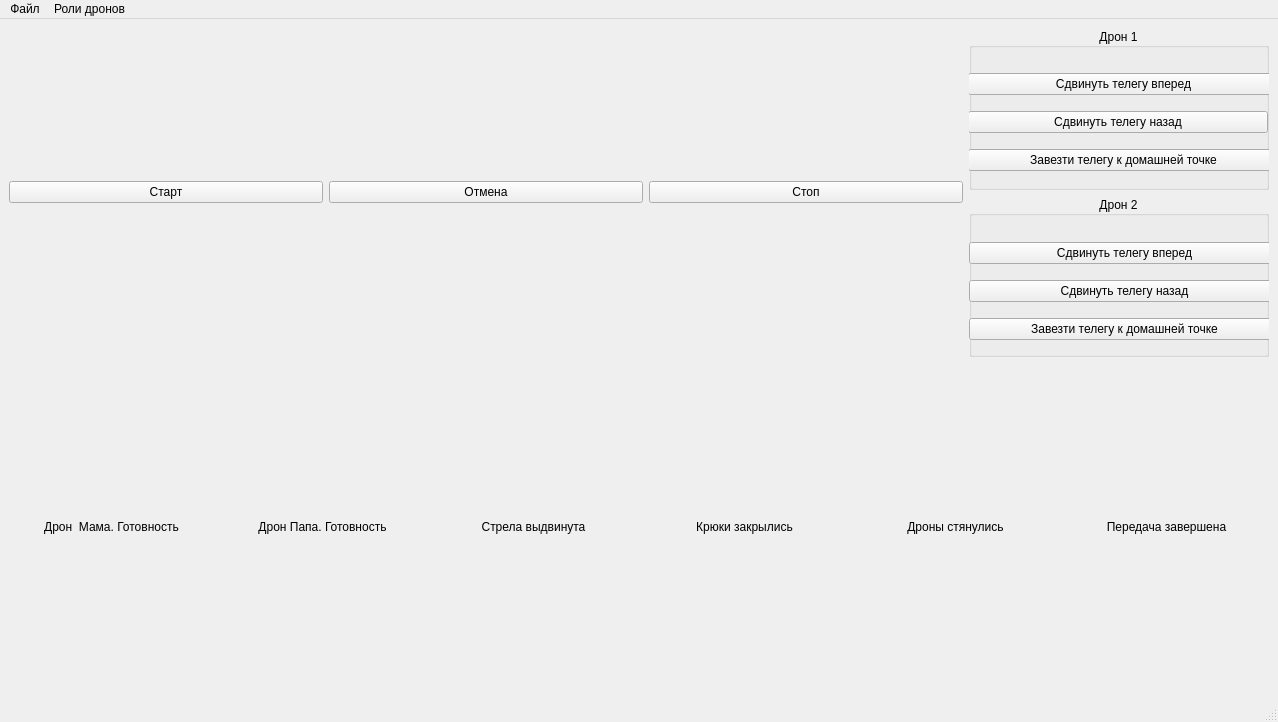
<?xml version="1.0" encoding="UTF-8"?>
<ui version="4.0">
 <class>MainWindow</class>
 <widget class="QMainWindow" name="MainWindow">
  <property name="geometry">
   <rect>
    <x>0</x>
    <y>0</y>
    <width>1278</width>
    <height>722</height>
   </rect>
  </property>
  <property name="sizePolicy">
   <sizepolicy hsizetype="Expanding" vsizetype="Expanding">
    <horstretch>0</horstretch>
    <verstretch>0</verstretch>
   </sizepolicy>
  </property>
  <property name="windowTitle">
   <string>Интерфейс управления стыковкой</string>
  </property>
  <widget class="QWidget" name="centralwidget">
   <property name="sizePolicy">
    <sizepolicy hsizetype="Expanding" vsizetype="Expanding">
     <horstretch>0</horstretch>
     <verstretch>0</verstretch>
    </sizepolicy>
   </property>
   <property name="autoFillBackground">
    <bool>true</bool>
   </property>
   <layout class="QVBoxLayout" name="verticalLayout_5">
    <item>
     <layout class="QVBoxLayout" name="verticalLayout">
      <property name="sizeConstraint">
       <enum>QLayout::SetDefaultConstraint</enum>
      </property>
      <item>
       <layout class="QHBoxLayout" name="horizontalLayout">
        <item>
         <widget class="QPushButton" name="startDockingBtn">
          <property name="sizePolicy">
           <sizepolicy hsizetype="Expanding" vsizetype="Fixed">
            <horstretch>0</horstretch>
            <verstretch>0</verstretch>
           </sizepolicy>
          </property>
          <property name="text">
           <string>Старт</string>
          </property>
         </widget>
        </item>
        <item>
         <widget class="QPushButton" name="undockingBtn">
          <property name="sizePolicy">
           <sizepolicy hsizetype="Expanding" vsizetype="Fixed">
            <horstretch>0</horstretch>
            <verstretch>0</verstretch>
           </sizepolicy>
          </property>
          <property name="text">
           <string>Отмена</string>
          </property>
         </widget>
        </item>
        <item>
         <widget class="QPushButton" name="stopBtn">
          <property name="sizePolicy">
           <sizepolicy hsizetype="Expanding" vsizetype="Fixed">
            <horstretch>0</horstretch>
            <verstretch>0</verstretch>
           </sizepolicy>
          </property>
          <property name="text">
           <string>Стоп</string>
          </property>
         </widget>
        </item>
        <item>
         <layout class="QVBoxLayout" name="verticalLayout_2">
          <item>
           <widget class="QGroupBox" name="groupBox">
            <property name="sizePolicy">
             <sizepolicy hsizetype="Minimum" vsizetype="Preferred">
              <horstretch>0</horstretch>
              <verstretch>0</verstretch>
             </sizepolicy>
            </property>
            <property name="minimumSize">
             <size>
              <width>300</width>
              <height>0</height>
             </size>
            </property>
            <property name="title">
             <string>Дрон 1</string>
            </property>
            <property name="alignment">
             <set>Qt::AlignCenter</set>
            </property>
            <property name="checkable">
             <bool>false</bool>
            </property>
            <widget class="QWidget" name="verticalLayoutWidget_3">
             <property name="geometry">
              <rect>
               <x>-1</x>
               <y>29</y>
               <width>311</width>
               <height>131</height>
              </rect>
             </property>
             <layout class="QVBoxLayout" name="verticalLayout_3">
              <property name="spacing">
               <number>0</number>
              </property>
              <item>
               <widget class="QPushButton" name="drone1MoveCargoCV">
                <property name="sizePolicy">
                 <sizepolicy hsizetype="Expanding" vsizetype="Fixed">
                  <horstretch>0</horstretch>
                  <verstretch>0</verstretch>
                 </sizepolicy>
                </property>
                <property name="text">
                 <string>Сдвинуть телегу вперед</string>
                </property>
               </widget>
              </item>
              <item>
               <widget class="QPushButton" name="drone1MoveCargoCCV">
                <property name="sizePolicy">
                 <sizepolicy hsizetype="Fixed" vsizetype="Fixed">
                  <horstretch>0</horstretch>
                  <verstretch>0</verstretch>
                 </sizepolicy>
                </property>
                <property name="minimumSize">
                 <size>
                  <width>300</width>
                  <height>0</height>
                 </size>
                </property>
                <property name="text">
                 <string>Сдвинуть телегу назад</string>
                </property>
               </widget>
              </item>
              <item>
               <widget class="QPushButton" name="drone1MoveCargoHome">
                <property name="sizePolicy">
                 <sizepolicy hsizetype="Expanding" vsizetype="Fixed">
                  <horstretch>0</horstretch>
                  <verstretch>0</verstretch>
                 </sizepolicy>
                </property>
                <property name="text">
                 <string>Завезти телегу к домашней точке</string>
                </property>
               </widget>
              </item>
             </layout>
            </widget>
           </widget>
          </item>
          <item>
           <widget class="QGroupBox" name="groupBox_2">
            <property name="sizePolicy">
             <sizepolicy hsizetype="Preferred" vsizetype="Preferred">
              <horstretch>0</horstretch>
              <verstretch>0</verstretch>
             </sizepolicy>
            </property>
            <property name="title">
             <string>Дрон 2</string>
            </property>
            <property name="alignment">
             <set>Qt::AlignCenter</set>
            </property>
            <widget class="QWidget" name="verticalLayoutWidget_4">
             <property name="geometry">
              <rect>
               <x>0</x>
               <y>30</y>
               <width>311</width>
               <height>131</height>
              </rect>
             </property>
             <layout class="QVBoxLayout" name="verticalLayout_4">
              <property name="spacing">
               <number>0</number>
              </property>
              <item>
               <widget class="QPushButton" name="drone2MoveCargoCV">
                <property name="sizePolicy">
                 <sizepolicy hsizetype="Expanding" vsizetype="Fixed">
                  <horstretch>0</horstretch>
                  <verstretch>0</verstretch>
                 </sizepolicy>
                </property>
                <property name="text">
                 <string>Сдвинуть телегу вперед</string>
                </property>
               </widget>
              </item>
              <item>
               <widget class="QPushButton" name="drone2MoveCargoCCV">
                <property name="sizePolicy">
                 <sizepolicy hsizetype="Expanding" vsizetype="Fixed">
                  <horstretch>0</horstretch>
                  <verstretch>0</verstretch>
                 </sizepolicy>
                </property>
                <property name="text">
                 <string>Сдвинуть телегу назад</string>
                </property>
               </widget>
              </item>
              <item>
               <widget class="QPushButton" name="drone2MoveCargoHome">
                <property name="sizePolicy">
                 <sizepolicy hsizetype="Expanding" vsizetype="Fixed">
                  <horstretch>0</horstretch>
                  <verstretch>0</verstretch>
                 </sizepolicy>
                </property>
                <property name="text">
                 <string>Завезти телегу к домашней точке</string>
                </property>
               </widget>
              </item>
             </layout>
            </widget>
           </widget>
          </item>
         </layout>
        </item>
       </layout>
      </item>
      <item>
       <layout class="QHBoxLayout" name="horizontalLayout_2">
        <property name="sizeConstraint">
         <enum>QLayout::SetDefaultConstraint</enum>
        </property>
        <item>
         <widget class="QLabel" name="dronMamaReadinessStatus">
          <property name="sizePolicy">
           <sizepolicy hsizetype="Expanding" vsizetype="Preferred">
            <horstretch>0</horstretch>
            <verstretch>0</verstretch>
           </sizepolicy>
          </property>
          <property name="layoutDirection">
           <enum>Qt::LeftToRight</enum>
          </property>
          <property name="text">
           <string>Дрон  Мама. Готовность</string>
          </property>
          <property name="alignment">
           <set>Qt::AlignCenter</set>
          </property>
         </widget>
        </item>
        <item>
         <widget class="QLabel" name="dronPapaReadinessStatus">
          <property name="sizePolicy">
           <sizepolicy hsizetype="Expanding" vsizetype="Preferred">
            <horstretch>0</horstretch>
            <verstretch>0</verstretch>
           </sizepolicy>
          </property>
          <property name="text">
           <string>Дрон Папа. Готовность</string>
          </property>
          <property name="alignment">
           <set>Qt::AlignCenter</set>
          </property>
         </widget>
        </item>
        <item>
         <widget class="QLabel" name="rodExtention">
          <property name="sizePolicy">
           <sizepolicy hsizetype="Expanding" vsizetype="Preferred">
            <horstretch>0</horstretch>
            <verstretch>0</verstretch>
           </sizepolicy>
          </property>
          <property name="text">
           <string>Стрела выдвинута</string>
          </property>
          <property name="alignment">
           <set>Qt::AlignCenter</set>
          </property>
         </widget>
        </item>
        <item>
         <widget class="QLabel" name="hooksLock">
          <property name="sizePolicy">
           <sizepolicy hsizetype="Expanding" vsizetype="Preferred">
            <horstretch>0</horstretch>
            <verstretch>0</verstretch>
           </sizepolicy>
          </property>
          <property name="text">
           <string>Крюки закрылись</string>
          </property>
          <property name="alignment">
           <set>Qt::AlignCenter</set>
          </property>
         </widget>
        </item>
        <item>
         <widget class="QLabel" name="pullingUp">
          <property name="sizePolicy">
           <sizepolicy hsizetype="Expanding" vsizetype="Preferred">
            <horstretch>0</horstretch>
            <verstretch>0</verstretch>
           </sizepolicy>
          </property>
          <property name="text">
           <string>Дроны стянулись</string>
          </property>
          <property name="alignment">
           <set>Qt::AlignCenter</set>
          </property>
         </widget>
        </item>
        <item>
         <widget class="QLabel" name="transferDone">
          <property name="sizePolicy">
           <sizepolicy hsizetype="Expanding" vsizetype="Preferred">
            <horstretch>0</horstretch>
            <verstretch>0</verstretch>
           </sizepolicy>
          </property>
          <property name="text">
           <string>Передача завершена</string>
          </property>
          <property name="alignment">
           <set>Qt::AlignCenter</set>
          </property>
         </widget>
        </item>
       </layout>
      </item>
     </layout>
    </item>
   </layout>
  </widget>
  <widget class="QMenuBar" name="menubar">
   <property name="geometry">
    <rect>
     <x>0</x>
     <y>0</y>
     <width>1278</width>
     <height>23</height>
    </rect>
   </property>
   <widget class="QMenu" name="menu">
    <property name="title">
     <string>Файл</string>
    </property>
    <addaction name="openConnectionSettings"/>
    <addaction name="separator"/>
    <addaction name="reconnect"/>
    <addaction name="close"/>
   </widget>
   <widget class="QMenu" name="menu_2">
    <property name="title">
     <string>Роли дронов</string>
    </property>
    <addaction name="papaIsD1"/>
    <addaction name="papaIsD2"/>
   </widget>
   <addaction name="menu"/>
   <addaction name="menu_2"/>
  </widget>
  <widget class="QStatusBar" name="statusbar"/>
  <action name="openConnectionSettings">
   <property name="text">
    <string>Настройки подключения</string>
   </property>
  </action>
  <action name="close">
   <property name="text">
    <string>Закрыть</string>
   </property>
  </action>
  <action name="papaIsD1">
   <property name="checkable">
    <bool>false</bool>
   </property>
   <property name="enabled">
    <bool>false</bool>
   </property>
   <property name="text">
    <string>Папа - дрон 1</string>
   </property>
  </action>
  <action name="papaIsD2">
   <property name="checkable">
    <bool>false</bool>
   </property>
   <property name="text">
    <string>Папа - дрон 2</string>
   </property>
  </action>
  <action name="reconnect">
   <property name="text">
    <string>Переподключиться</string>
   </property>
  </action>
 </widget>
 <resources/>
 <connections>
  <connection>
   <sender>close</sender>
   <signal>triggered()</signal>
   <receiver>MainWindow</receiver>
   <slot>close()</slot>
   <hints>
    <hint type="sourcelabel">
     <x>-1</x>
     <y>-1</y>
    </hint>
    <hint type="destinationlabel">
     <x>399</x>
     <y>299</y>
    </hint>
   </hints>
  </connection>
 </connections>
</ui>
